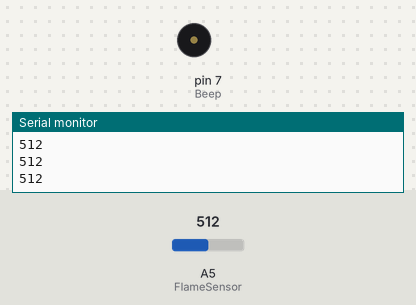
The sketch below on a simulated Arduino Uno, built with avr-gcc and run on an emulated ATmega328P. Shown: buzzer (waves = sounding, pin HIGH), the last lines printed to the serial monitor. Inputs (shaded band) come from the test bench; at power-on: A5 (FlameSensor) = 512.

Above: at 1.2 s.
1.3 s: A5 (FlameSensor) set to 584
2.8 s: A5 (FlameSensor) set to 609
At 3.8 s:
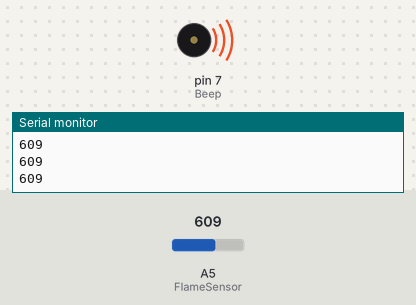
4.3 s: A5 (FlameSensor) set to 590
At 4.9 s:
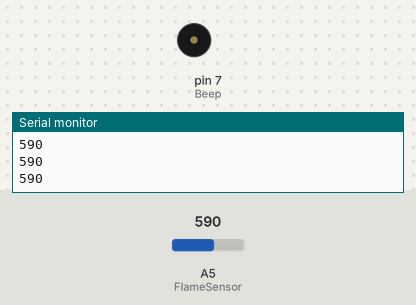
5.8 s: A5 (FlameSensor) set to 610
At 6.1 s:
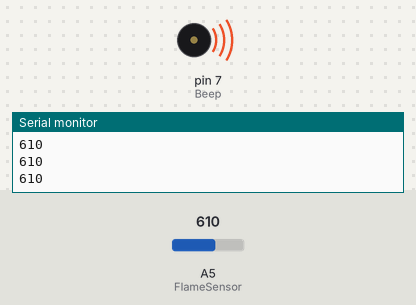
Timing chart, 0 to 8.3 s (numbered marks = the images above; inputs shaded):
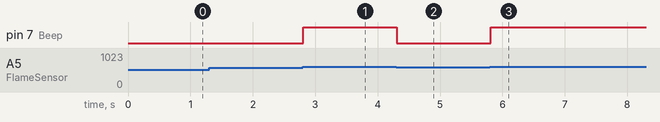

Measured:
- the behaviour switches between 599 and 600 on A5 (FlameSensor) (found by bisection; images 0 and 1)
- after the input at 2.8 s, pin 7 (Beep): LOW → HIGH at once
- after the input at 4.3 s, pin 7 (Beep): HIGH → LOW at once
- after the input at 5.8 s, pin 7 (Beep): LOW → HIGH at once

The sketch:

Fire_alarm.ino
```cpp
int FlameSensor = A5;       //定义火焰传感器接口为模拟接口5
int Beep = 7;               //定义蜂鸣器接口为数字接口7
int Value = 0;              //定义数字变量

void setup()
{
  pinMode(Beep, OUTPUT);        //定义蜂鸣器接口为输出接口
  pinMode(FlameSensor, INPUT);
  Serial.begin(9600);           //设定波特率为9600
}

void loop()
{
  Value = analogRead(FlameSensor);  //读取火焰传感器的模拟值
  Serial.println(Value);            //输出模拟值
  if (Value >= 600)                 //设置蜂鸣器响应的临界值
  {
    digitalWrite(Beep, HIGH);
  }
  else
  {
    digitalWrite(Beep, LOW);
  }
}
```
